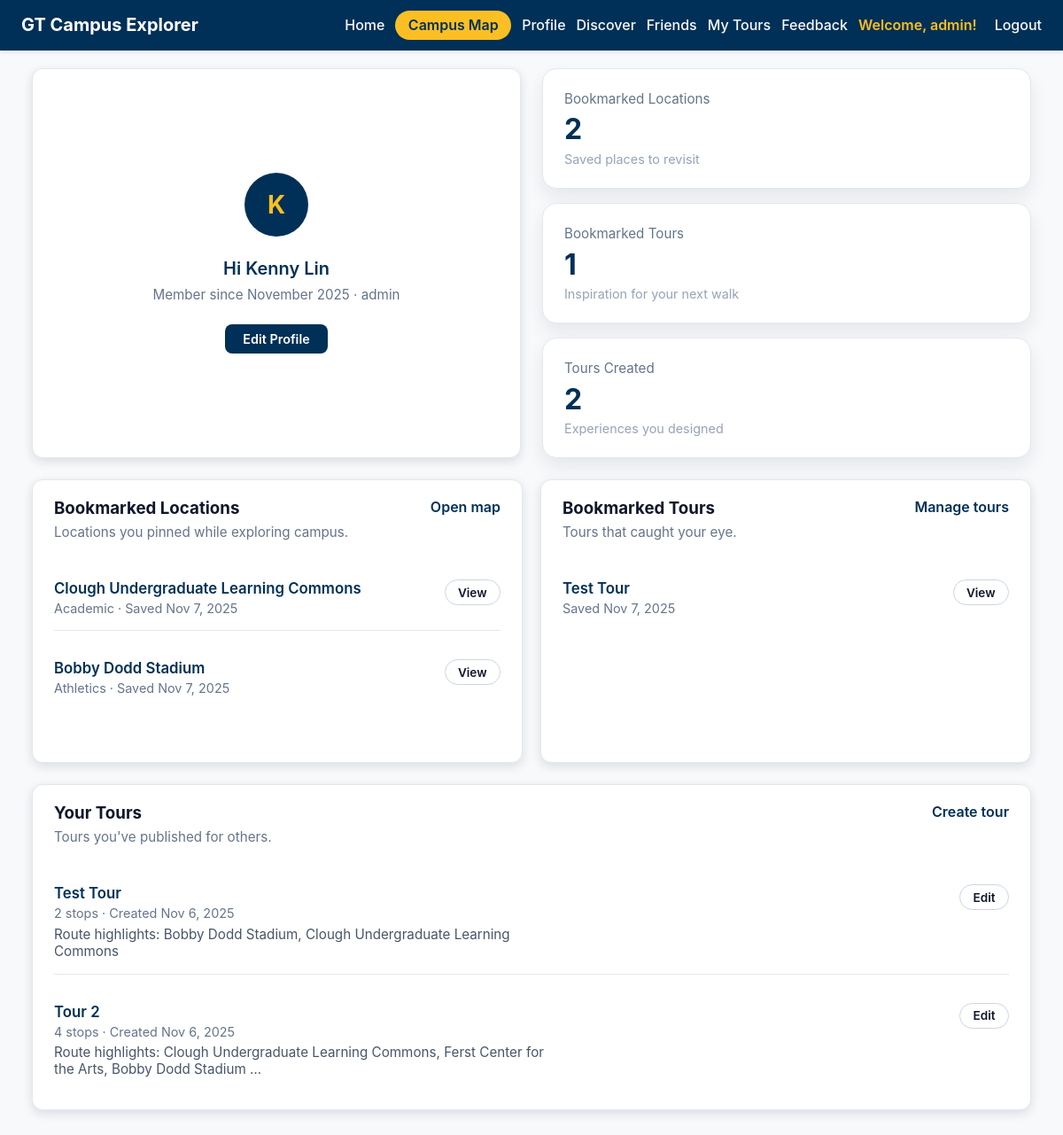
Page /accounts/profile/ (signed in) on the earlier database version.
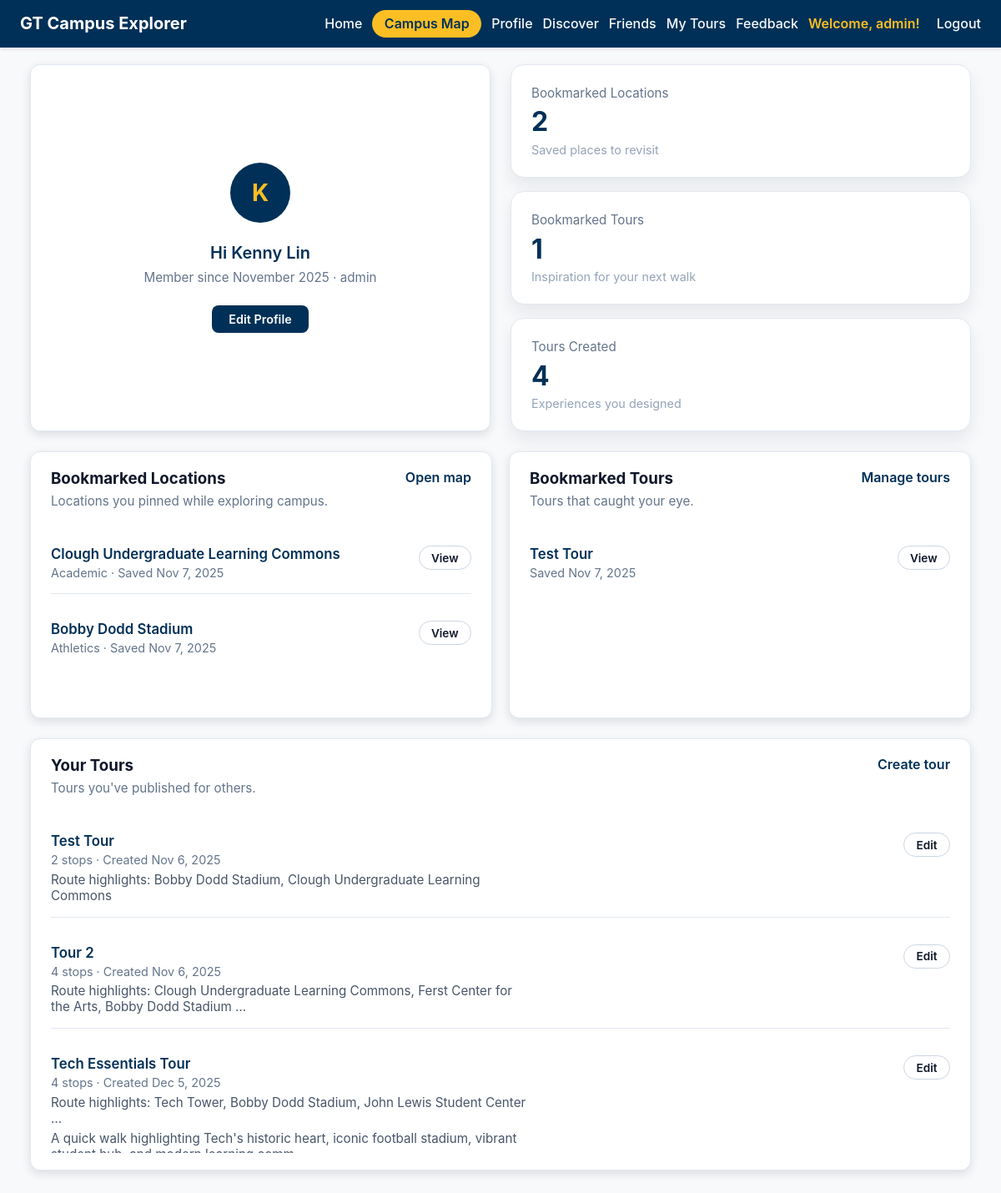
Same page on the later database version.
### campus/models.py (models this page shows, shortened)
class Bookmark(models.Model):
    user = models.ForeignKey(
        User,
        on_delete=models.CASCADE,
        related_name='bookmarks',
        help_text="The user who bookmarked this location.",
    )
    location = models.ForeignKey(
        Location,
        on_delete=models.CASCADE,
        related_name='bookmarks',
        help_text="The location that was bookmarked.",
    )
    created_at = models.DateTimeField(
        auto_now_add=True,
        help_text="When this bookmark was created.",
    )
    class Meta:
        unique_together = ['user', 'location']
        ordering = ['-created_at']

class Location(models.Model):
    name = models.CharField(
        max_length=120,
        unique=True,
        help_text="Displayed name of the campus location.",
    )
    slug = models.SlugField(
        unique=True,
        blank=True,
        help_text="URL-friendly identifier auto-generated from the name.",
    )
    description = models.TextField(
        help_text="High-level overview that appears in campus tour content.",
    )
    historical_info = models.TextField(
        blank=True,
        null=True,
        help_text="Optional historical context or fun facts for visitors.",
    )
    latitude = models.DecimalField(
        max_digits=9,
        decimal_places=6,
        help_text="Latitude in decimal degrees (positive for north).",
    )
    longitude = models.DecimalField(
        max_digits=9,
        decimal_places=6,
        help_text="Longitude in decimal degrees (negative for west).",
    )
    address = models.CharField(
        max_length=255,
        blank=True,
        help_text="Street address or building details shown in the tour.",
    )
    category = models.CharField(
        max_length=100,
        blank=True,
        help_text="Category used for filtering (e.g., Dining, Academic).",
    )
    image_url = models.URLField(
        blank=True,
        null=True,
        help_text="Link to an external photo if one is hosted elsewhere.",
    )
    photo = models.ImageField(
        upload_to='locations/photos/',
        blank=True,
        null=True,
        help_text="Upload location photo.",
    )
    class Meta:
        ordering = ['name']

class TourBookmark(models.Model):
    user = models.ForeignKey(
        User,
        on_delete=models.CASCADE,
        related_name='tour_bookmarks',
        help_text="The user who bookmarked this tour.",
    )
    tour = models.ForeignKey(
        'Tour',
        on_delete=models.CASCADE,
        related_name='bookmarks',
        help_text="The tour that was bookmarked.",
    )
    created_at = models.DateTimeField(
        auto_now_add=True,
        help_text="When this bookmark was created.",
    )
    class Meta:
        unique_together = ['user', 'tour']
        ordering = ['-created_at']

class Tour(models.Model):
    user = models.ForeignKey(User, on_delete=models.CASCADE)
    name = models.CharField(max_length=100)
    description = models.TextField(blank=True)
    created_at = models.DateTimeField(auto_now_add=True)
    route_data = models.JSONField(
        blank=True,
        null=True,
        help_text="Cached route segments from Google Directions API"
    )
    is_official = models.BooleanField(
        default=False,
        help_text="Mark as official tour visible to all users."
    )
    class Meta:
        ordering = ['-created_at']

class TourStop(models.Model):
    tour = models.ForeignKey(Tour, on_delete=models.CASCADE, related_name='stops')
    location = models.ForeignKey(Location, on_delete=models.CASCADE)
    order = models.PositiveIntegerField()
    class Meta:
        ordering = ['order']
        unique_together = [['tour', 'location']]

### accounts/views.py (the view)
# urls.py: path('profile/', views.profile, name='profile'),
@login_required
def profile(request):
    location_qs = (
        Bookmark.objects
        .filter(user=request.user)
        .select_related('location')
    )
    tour_qs = (
        TourBookmark.objects
        .filter(user=request.user)
        .select_related('tour')
    )
    created_tours_qs = (
        Tour.objects
        .filter(user=request.user)
        .prefetch_related('stops__location')
        .annotate(stop_total=Count('stops'))
    )
    location_bookmarks = list(location_qs)
    tour_bookmarks = list(tour_qs)
    created_tours = list(created_tours_qs)
    full_name = request.user.get_full_name().strip()
    display_name = full_name if full_name else request.user.username
    name_for_initial = request.user.first_name or request.user.username or '?'
    initial = name_for_initial[0].upper()
    user_profile, _ = UserProfile.objects.get_or_create(user=request.user)
    context = {
        'location_bookmarks': location_bookmarks,
        'tour_bookmarks': tour_bookmarks,
        'created_tours': created_tours,
        'display_name': display_name,
        'user_initial': initial,
        'location_count': len(location_bookmarks),
        'tour_bookmark_count': len(tour_bookmarks),
        'created_tour_count': len(created_tours),
        'affiliation': user_profile.affiliation,
    }
    return render(request, 'accounts/profile.html', context)

### accounts/templates/accounts/profile.html (shortened to what the changed rows need)
{% extends 'base.html' %}
{% load static %}
{% block extra_head %}
<link rel="stylesheet" href="{% static 'accounts/profile.css' %}">
{% endblock %}
{% block content %}
<section class="profile-page">
    <div class="profile-container">
        <div class="profile-header-stats-container">
            <div class="profile-summary-grid">
            <article class="profile-stat-card">
                <p class="profile-stat-label">Tours Created</p>
                <p class="profile-stat-value">{{ created_tour_count }}</p>
                <p class="profile-stat-subtext">Experiences you designed</p>
            </article>
        </div>
        </div>
        <div class="profile-panels-grid">
            <section class="profile-panel panel">
                {% if location_bookmarks %}
                    <ul class="profile-list">
                        {% for bookmark in location_bookmarks %}
                            <li class="profile-list-item">
                                <div>
                                    <p class="profile-item-title">{{ bookmark.location.name }}</p>
                                    <p class="profile-item-meta">
                                        {{ bookmark.location.category|default:"Campus Location" }} ·
                                        Saved {{ bookmark.created_at|date:"M j, Y" }}
                                    </p>
                                </div>
                                <a href="{% url 'campus:location-detail' bookmark.location.slug %}" class="profile-pill-link">View</a>
                            </li>
                        {% endfor %}
                    </ul>
                {% else %}
                    <div class="profile-empty-state">
                        <p>You haven't bookmarked any locations yet.</p>
                        <a href="{% url 'campus:overview' %}" class="profile-empty-cta">Browse locations</a>
                    </div>
                {% endif %}
            </section>
            <section class="profile-panel panel">
                {% if tour_bookmarks %}
                    <ul class="profile-list">
                        {% for bookmark in tour_bookmarks %}
                            <li class="profile-list-item">
                                <div>
                                    <p class="profile-item-title">{{ bookmark.tour.name }}</p>
                                    <p class="profile-item-meta">
                                        Saved {{ bookmark.created_at|date:"M j, Y" }}
                                    </p>
                                </div>
                                <a href="{% url 'campus:overview' %}?tour={{ bookmark.tour.id }}" class="profile-pill-link">View</a>
                            </li>
                        {% endfor %}
                    </ul>
                {% else %}
                    <div class="profile-empty-state">
                        <p>No bookmarked tours yet.</p>
                        <a href="{% url 'campus:tour-manage' %}" class="profile-empty-cta">Find a tour</a>
                    </div>
                {% endif %}
            </section>
        </div>
        <section class="profile-panel panel">
            {% if created_tours %}
                <ul class="profile-list">
                    {% for tour in created_tours %}
                        <li class="profile-list-item">
                            <div>
                                <p class="profile-item-title">{{ tour.name }}</p>
                                <p class="profile-item-meta">
                                    {{ tour.stop_total }} stop{{ tour.stop_total|pluralize }}
                                    · Created {{ tour.created_at|date:"M j, Y" }}
                                </p>
                                {% with stops=tour.stops.all %}
                                    {% if stops %}
                                        <p class="profile-item-description">
                                            Route highlights:
                                            {% for stop in stops|slice:":3" %}
                                                {{ stop.location.name }}{% if not forloop.last %}, {% endif %}
                                            {% endfor %}
                                            {% if stops|length > 3 %}…{% endif %}
                                        </p>
                                    {% endif %}
                                {% endwith %}
                                {% if tour.description %}
                                    <p class="profile-item-description">{{ tour.description|truncatechars:120 }}</p>
                                {% endif %}
                            </div>
                            <a href="{% url 'campus:tour-edit' tour.id %}" class="profile-pill-link">Edit</a>
                        </li>
                    {% endfor %}
                </ul>
            {% else %}
                <div class="profile-empty-state">
                    <p>You haven't created a tour yet.</p>
                    <a href="{% url 'campus:tour-create' %}" class="profile-empty-cta">Start building</a>
                </div>
            {% endif %}
        </section>
    </div>
</section>
{% endblock %}

Differences in the rows shown:
added Tour: name "Tech Essentials Tour", stop_total "4", created_at "Dec 5, 2025", description "A quick walk highlighting Tech's historic heart, iconic football stadium, vibrant…"
added TourStop: location.name "Tech Tower", shown under "Tech Essentials Tour"
added TourStop: location.name "Bobby Dodd Stadium", shown under "Tech Essentials Tour"
added TourStop: location.name "John Lewis Student Center", shown under "Tech Essentials Tour"
Other differences:
{{ created_tour_count }}: "2" → "4"
